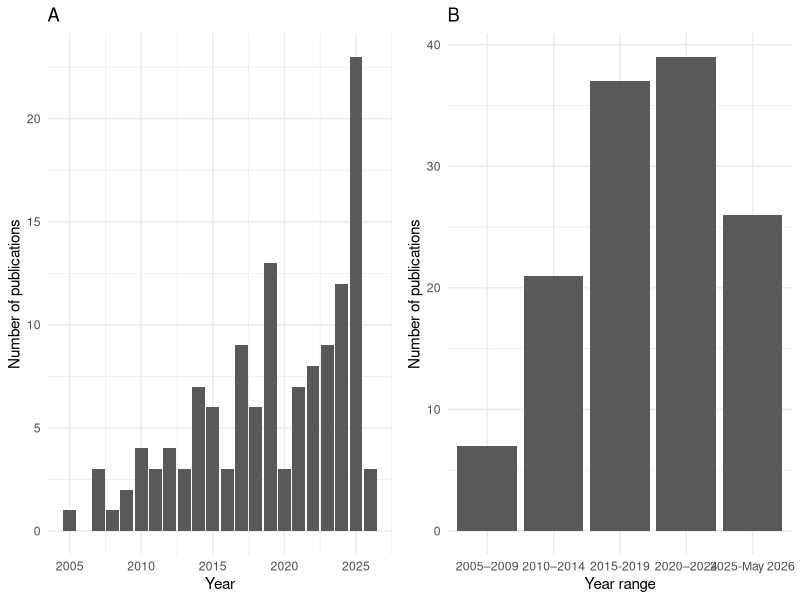

The R script that drew this image:

# Plotting number of publications over time
library(tidyverse)
library(ggpubr)

raw_data <- read.csv("ARRE_Data.csv")

# Count observations per year
year_counts <- raw_data %>%
  count(Year)

# Plot
pubs_by_year <- ggplot(year_counts, aes(x = Year, y = n)) +
  geom_col() +
  labs(x = "Year", y = "Number of publications") +
  theme_minimal() +
  ggtitle("A")

#ggsave("pubs_by_year.pdf", pubs_by_year, width = 4, height = 4)


# Binned version

df2 <- raw_data %>%
  mutate(year_bin = cut(Year,
                        breaks = c(2005, 2009, 2014, 2019, 2024, 2026),
                        labels = c("2005–2009", "2010–2014", "2015-2019", "2020–2024", 
                                   "2025-May 2026"),
                        include.lowest = TRUE))

bin_counts <- df2 %>%
  count(year_bin)

binned_figure <-ggplot(bin_counts, aes(x = year_bin, y = n)) +
  geom_col() +
  labs(x = "Year range", y = "Number of publications") +
  theme_minimal() +
  ggtitle("B")


number_pubs<-ggarrange(pubs_by_year, binned_figure, nrow=1, ncol=2)

ggsave("number_pubs.pdf", number_pubs, width = 10, height = 4)

#Calculations 
# average increase
year_counts_2 <- year_counts %>% filter(Year != 2026)
avg_increase <- (tail(year_counts_2$n, 1) - year_counts_2$n[1]) /
  (tail(year_counts_2$Year, 1) - year_counts_2$Year[1])
avg_increase

# percent increase
years <- max(year_counts_2$Year) - min(year_counts_2$Year)
cagr <- ((tail(year_counts_2$n, 1) / year_counts_2$n[1])^(1 / years) - 1) * 100
cagr
